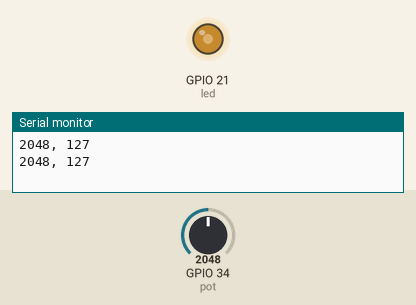
Bench run of a sketch on a simulated ESP32. On the bench: output pins drawn as LEDs (lit = HIGH), the last lines printed to the serial monitor. Inputs (shaded band) come from the test bench; at power-on: GPIO 34 (pot) = 2048.

Above: at 1.8 s.
1.9 s: GPIO 34 (pot) set to 2866
At 2.4 s:
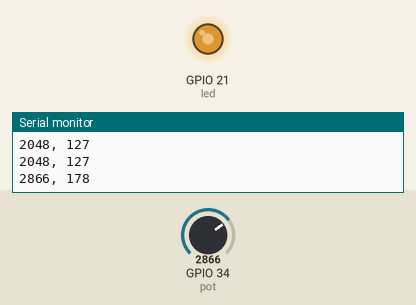
3.5 s: GPIO 34 (pot) set to 3603
At 5.1 s:
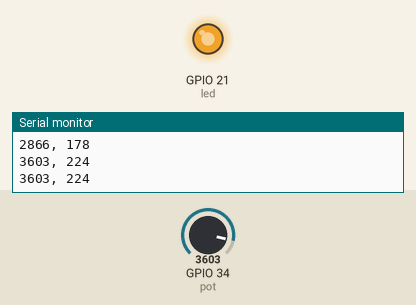
5.5 s: GPIO 34 (pot) set to 491
At 6.7 s:
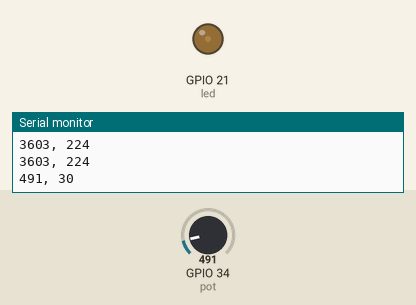
7.5 s: GPIO 34 (pot) set to 0
At 9.2 s:
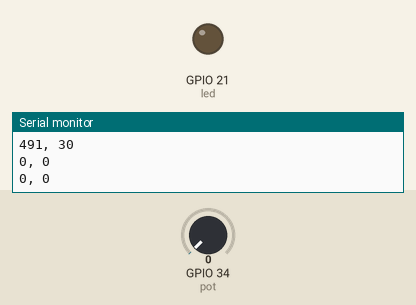
9.5 s: GPIO 34 (pot) set to 2047
At 10.9 s:
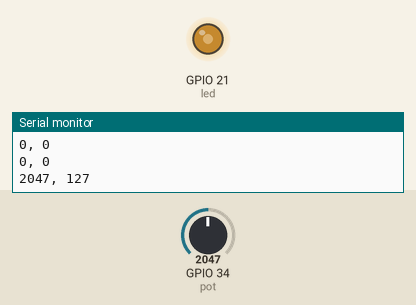
Timing chart, 0 to 12.5 s (numbered marks = the images above; inputs shaded):
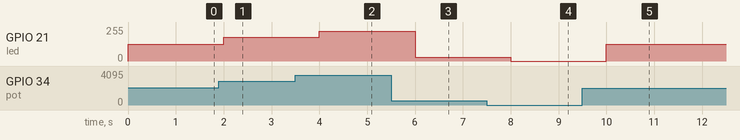

The sketch:

fade.ino
```cpp
const int led = 21;
const int channel = 0;
const int pot = 34;
const int frequency = 500;
const int resolution = 8;
const int dutyCycleM = (int)(pow(2, resolution) - 1);

void setup() {
  Serial.begin(9600);

  pinMode(led, OUTPUT);
  pinMode(pot, INPUT);


  ledcSetup(channel, frequency, resolution);
  ledcAttachPin(led, channel);
}

void loop() {
  int potVal = analogRead(pot);
  int dutyCycle = map(potVal, 0, 4095, 0, dutyCycleM);
  ledcWrite(channel, dutyCycle);

  Serial.println((String)potVal + ", " + dutyCycle);

  delay(1000);
}
```

Measured:
- after the input at 1.9 s, GPIO 21 (led): 127/255 → 177/255 after 0.10 s
- after the input at 3.5 s, GPIO 21 (led): 177/255 → 223/255 after 0.50 s
- after the input at 5.5 s, GPIO 21 (led): 223/255 → 30/255 after 0.50 s
- after the input at 7.5 s, GPIO 21 (led): 30/255 → 0/255 after 0.50 s
- after the input at 9.5 s, GPIO 21 (led): 0/255 → 127/255 after 0.50 s
